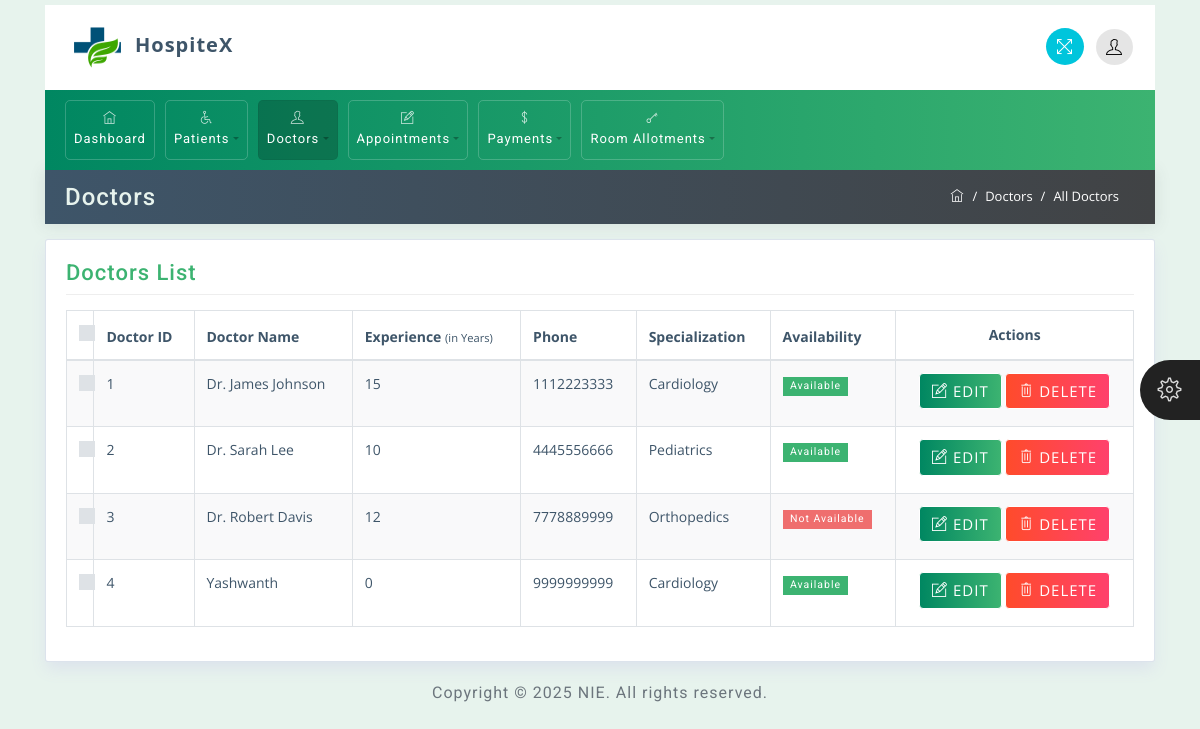
Page /all-doctors/ (signed in) on the earlier database version.
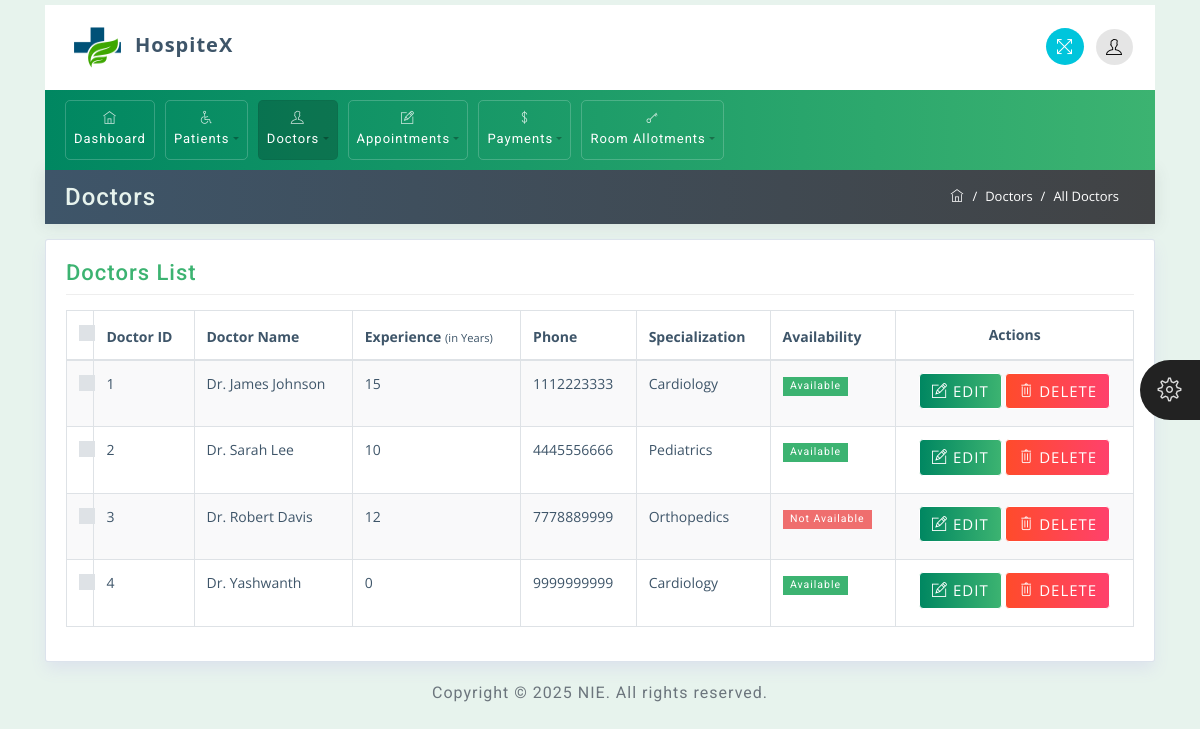
Same page on the later database version.
### app/models.py (models this page shows, shortened)
class Doctor(models.Model):
    AVAILABILITY_CHOICES = [
        ('Available', 'Available'),
        ('Not Available', 'Not Available'),
    ]
    name = models.CharField(max_length=100)
    date_of_birth = models.DateField()
    specialization = models.CharField(max_length=100)
    experience = models.PositiveIntegerField()  # Years of experience
    age = models.PositiveIntegerField()
    phone = models.CharField(max_length=15)
    email = models.EmailField()
    gender = models.CharField(max_length=10, choices=[('Male', 'Male'), ('Female', 'Female')])
    address = models.TextField()
    file = models.FileField(upload_to='doctors/')
    availability = models.CharField(max_length=20, choices=AVAILABILITY_CHOICES, default='Available')

### app/views.py (the view)
# urls.py: path('all-doctors/',views.all_doctors,name='all-doctors'),
@login_required
def all_doctors(request):
    doctors = Doctor.objects.all()
    return render(request, 'doctors.html', {'doctors': doctors,'active_page': 'doctors'})

### app/templates/doctors.html (shortened to what the changed rows need)
<!DOCTYPE html>
<html>
{% load static %}
<head>
	<link rel="stylesheet" href="{% static 'css/bootstrap.min.css' %}">
	<link rel="stylesheet" href="{% static 'css/themify-icons.css' %}">
	<link rel="stylesheet" href="{% static 'css/animate.css' %}">
	<link rel="stylesheet" href="{% static 'css/styles.css' %}">
	<link rel="stylesheet" href="{% static 'css/green.css' %}" id="style_theme">
	<link rel="stylesheet" href="{% static 'css/responsive.css' %}">
	<link rel="stylesheet" href="{% static 'charts/css/morris.css' %}">
	<link rel="stylesheet" href="{% static 'css/jquery-jvectormap.css' %}">
	<link rel="stylesheet" href="{% static 'datatable/dataTables.bootstrap4.min.css' %}">
</head>
<body>
	<div class="wrapper">
		<div id="content">
			<div class="container">
				<div class="row">
					<div class="col-md-12">
						<div class="widget-area-2 proclinic-box-shadow">
							<div class="table-responsive mb-3">
								<table id="tableId" class="table table-bordered table-striped">
									<thead>
										<tr>
											<th class="no-sort">
												<div class="custom-control custom-checkbox">
												</div>
											</th>
											<th>Doctor ID</th>
											<th>Doctor Name</th>
											<th>Experience <small>(in Years)</small></th>
											<th>Phone</th>
											<th>Specialization</th>
											<th>Availability</th>
											<th  class="text-center align-middle">Actions</th>
										</tr>
									</thead>
									<tbody>
										{% for doctor in doctors %}
										<tr data-doctor-id="{{ doctor.id }}">
											<td>
												<div class="custom-control custom-checkbox">
												</div>
											</td>
											<td>{{ doctor.id }}</td>
											<td>{{ doctor.name }}</td>
											<td>{{ doctor.experience }}</td>
											<td>{{ doctor.phone }}</td>
											<td>{{ doctor.specialization }}</td>
											<td>
												{% if doctor.availability == "Available" %}
												<span class="badge badge-success">Available</span>
												{% else %}
													<span class="badge badge-danger">Not Available</span>
												{% endif %}
											</td>
											<td  class="text-center align-middle">
												<button type="button" class="btn btn-primary edit-btn" data-id="{{ doctor.id }}">
													<span class="ti-pencil-alt"></span> EDIT
												</button>
												<button type="button" class="btn btn-danger delete-btn" data-id="{{ doctor.id }}">
													<span class="ti-trash"></span> DELETE
												</button>
											</td>
										</tr>
										{% endfor %}
									</tbody>
								</table>
						</div>
						</div>
					</div>
				</div>
			</div>
		</div>
	</div>
</body>
</html>

Differences in the rows shown:
changed Doctor id 4: name "Yashwanth" → "Dr. Yashwanth"
